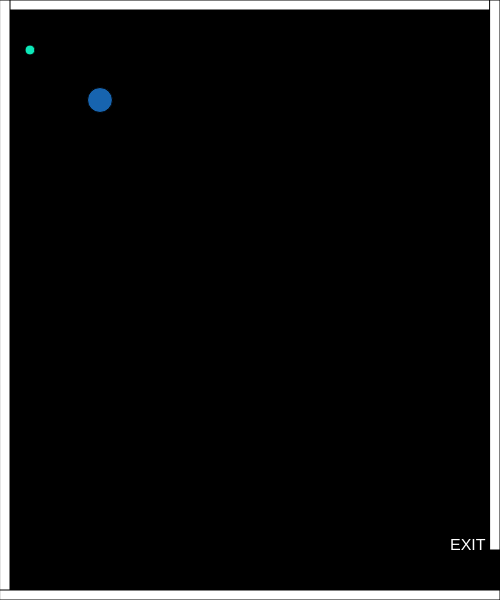
Frame 1 (no input)
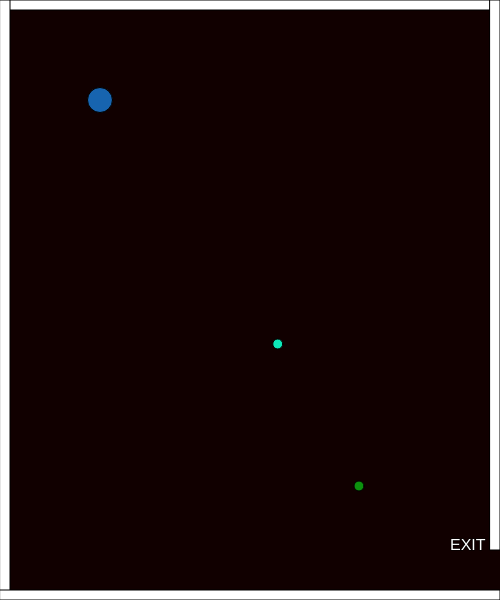
Frame 60 (no input)
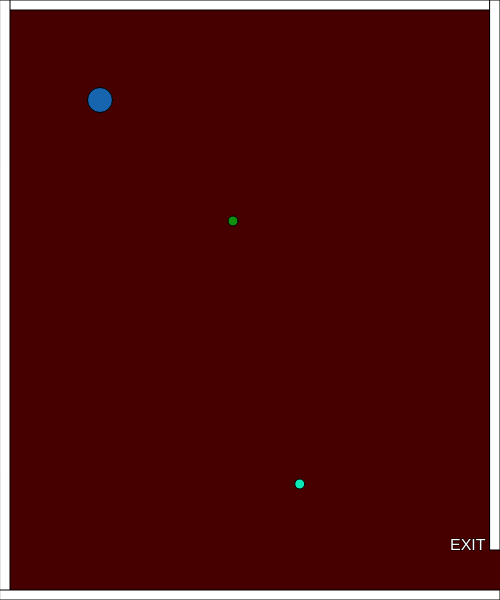
Frame 120 (the mouse pressed at the canvas centre since frame 60)

The p5.js sketch that drew these frames (run headless with seeded random() and noise() and a simulated clock; from frame 60 on, the mouse is pressed at the canvas centre):

// p5.js sketch
// ── sketch.js
// x and y for player character
var characterX = 100;
var characterY = 100;
// define the key codes for each letter
var w = 87; 
var s = 83;
var a = 65;
var d = 68;

// x and y for enemy 1 
var enemyShape1X = 30;
var enemyShape1Y = 50;
var enemyShape1XSpeed;
var enemyShape1YSpeed;

// x and y for enemy 2
var enemyShape2X = 30;
var enemyShape2Y = 50;
var enemyShape2XSpeed = ((Math.floor(Math.random() * 10)) + 1);
var enemyShape2YSpeed = ((Math.floor(Math.random() * 10)) + 5);
var enemyShape2XVelocity = 0.25;
//var enemyShape2YVelocity = 0.25;

// bg color change [attempt to make it gradual] [from black to red to black]
var bgR = 0;
var bgRVelocity = 0; 
var bgVelocityChange = 0.01; 

// create a shape when the mouse is clicked
var mouseShapeX;
var mouseShapeY;
function setup()
{
    createCanvas(500, 600);
}

function draw()
{
    background(bgR,0,0);
    bgR += bgRVelocity;
    bgRVelocity += bgVelocityChange;
    if(bgR < 0 || bgR >= 127){
        bgRVelocity *= -1;
    }

    stroke(0);
    fill(255);
    // top border
    rect(0,0,width,10);
    // left border
    rect(0,0,10,height);
    // bottom border
    rect(0, height-10,width, 10);
    // right upper border
    rect(width-10,0,10,height-50);

    // exit message
    textSize(16);
    text("EXIT", width-50,height-50)

    //character
    fill(23,100,175);
    circle(characterX,characterY,25);

    // handle the keys
    if(keyIsDown(w))
    {
        characterY -= 10;   
    }
    if(keyIsDown(s))
    {
        characterY += 10;   
    }
    if(keyIsDown(a))
    {
        characterX -= 10;   
    }
    if(keyIsDown(d))
    {
        characterX += 10;   
    }

    // enemy 1 shape
    fill(13,145,14);
    circle(enemyShape1X, enemyShape1Y, 10);

     // get a random speed when the it first starts
     enemyShape1XSpeed = ((Math.floor(Math.random() * 10)) + 1);
     enemyShape1YSpeed = ((Math.floor(Math.random() * 10)) + 1);

    // move shape 1
    enemyShape1X += enemyShape1XSpeed;
    enemyShape1Y += enemyShape1YSpeed;
    // check to see if the shape 1 has gone out of bounds
    if(enemyShape1X > width)
    {
        enemyShape1X = 0;
    }
    else if(enemyShape1X < 0)
    {
        enemyShape1X = width;
    }
    else if(enemyShape1X >= 250 && enemyShape1Y <= 350){
        enemyShape1X += (enemyShape1XSpeed *= -5);
    }

    if(enemyShape1Y > height)
    {
        enemyShape1Y = 0;
    }
    else if(enemyShape1Y < 0)
    {
        enemyShape1Y = height;
    }
    else if(enemyShape1Y >= 250 && enemyShape1Y <= 350){
        enemyShape1Y += 30;
    }

    // enemy 2 shape 
    fill(13,232,185);
    circle(enemyShape2X, enemyShape2Y, 10);

    // move shape 2
    enemyShape2X += enemyShape2XSpeed;
    enemyShape2Y += enemyShape2YSpeed;

    // change speed of shape 2
    enemyShape2XSpeed -= enemyShape2XVelocity;
    //enemyShape2YSpeed -= enemyShape2YVelocity;

    // make shape 2 bounce 
    if(enemyShape2X >= width || enemyShape2X <= 0){
        enemyShape2XSpeed *= -1;
        enemyShape2XVelocity *= -1;
    }
    if(enemyShape2Y >= height || enemyShape2Y <= 0){
        enemyShape2YSpeed *= -1;
        enemyShape2XVelocity *= -1;
    }

    // check to see if the character has left the exit
    if(characterX > width && characterY > width-50)
    {
        fill(255);
        stroke(5);
        textSize(26);
        text("yay you commit the win.", width/2-125, height/2-50);
    }

    // create the shape based on the mouse click
    fill(120,130,140);
    circle(mouseShapeX, mouseShapeY, 25);
}

function mouseClicked()
{
    mouseShapeX = mouseX;
    mouseShapeY = mouseY;
}
/*
function keyPressed() {
    if (keyCode === LEFT_ARROW) {
        characterX -= 10;
    } 
    else if (keyCode === RIGHT_ARROW) {
        characterX += 10;
    }
    else if (keyCode === UP_ARROW) {
        characterY -= 10;
    }
    else if (keyCode === DOWN_ARROW) {
        characterY += 10;
    }
  }
  */
